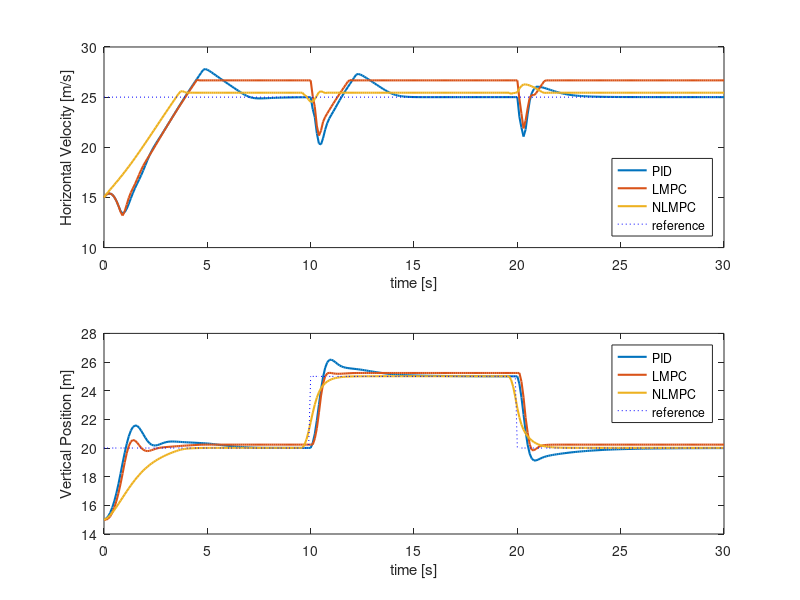
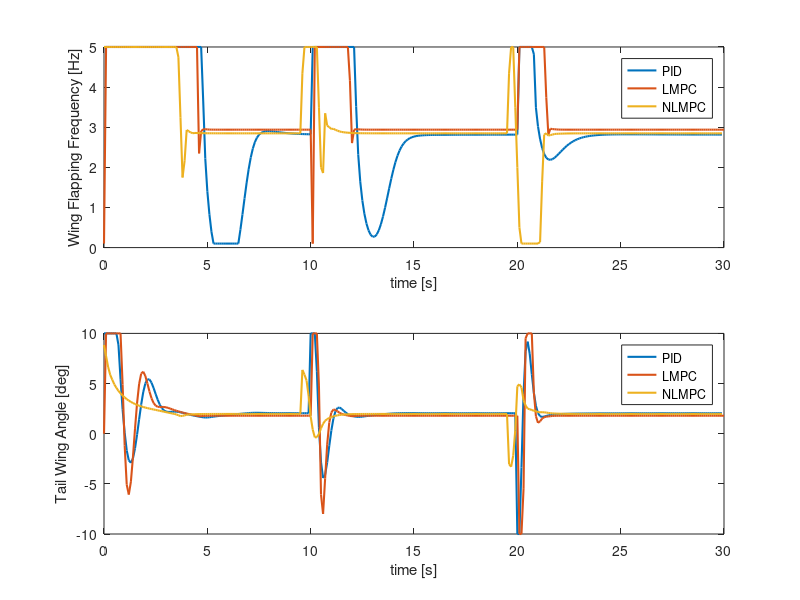
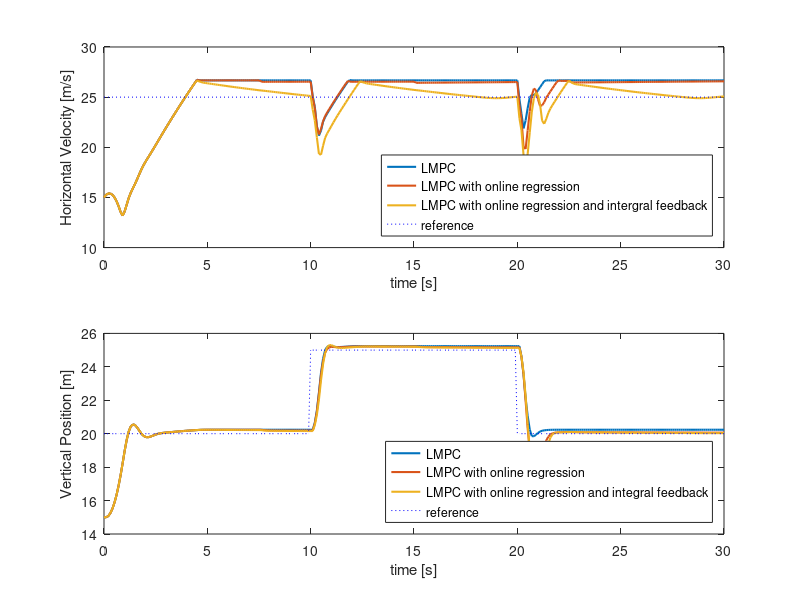
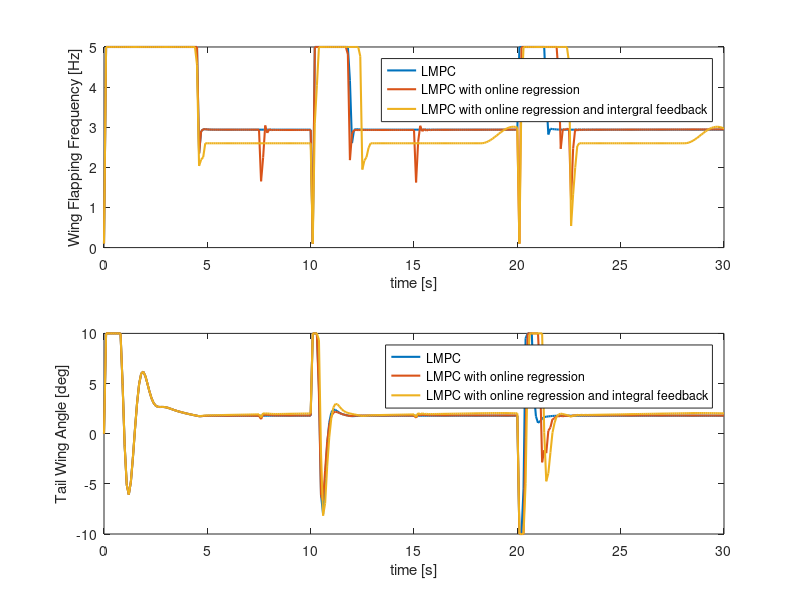

Here is the MATLAB script that generated these plots, in order:
%%
close all;clear;clc;
%% load files
LMPC = load('Linear_MPC_data.mat');
LMPC_OR = load('Linear_MPC_online_regression_data.mat');
LMPC_OR_IC = load('Linear_MPC_online_regression_integral_feedback_data.mat');
NLMPC = load('NL_Poly_MPC_data.mat');
PID = load('PID_data.mat');
%% plot
% references and time
t = 0:0.1:30;
y_ref = [20*ones(1,100) 25*ones(1,100) 20*ones(1,150)];
Vx_ref = 25;
Vy_ref = 0;

% plot states of three different controllers
figure
subplot(2, 1, 1)
plot(t, PID.x(3, :),'LineWidth',1.5)
hold on
plot(t, LMPC.x(3, :),'LineWidth',1.5)
plot(t, NLMPC.x(3, :),'LineWidth',1.5)
plot([t(1) t(end)], [Vx_ref Vx_ref], ':b')
hold off
legend('PID', 'LMPC','NLMPC', 'reference', "Location", "southeast")
xlabel('time [s]')
ylabel('Horizontal Velocity [m/s]')

subplot(2, 1, 2)
plot(t, PID.x(2, :),'LineWidth',1.5)
hold on
plot(t, LMPC.x(2, :),'LineWidth',1.5)
plot(t, NLMPC.x(2, :),'LineWidth',1.5)
plot(t, y_ref(1:length(t)), ':b')
hold off
legend('PID', 'LMPC','NLMPC', 'reference')
xlabel('time [s]')
ylabel('Vertical Position [m]')

% plot inputs of three different controllers
figure
subplot(2, 1, 1)
plot(t(1:end-1), PID.u(1, :),'LineWidth',1.5)
hold on
plot(t, LMPC.u(1, :),'LineWidth',1.5)
plot(t(1:end-1), NLMPC.u(1, :),'LineWidth',1.5)
hold off
legend('PID', 'LMPC','NLMPC')
xlabel('time [s]')
ylabel('Wing Flapping Frequency [Hz]')

subplot(2, 1, 2)
plot(t(1:end-1), PID.u(2, :),'LineWidth',1.5)
hold on
plot(t, LMPC.u(2, :),'LineWidth',1.5)
plot(t(1:end-1), NLMPC.u(2, :),'LineWidth',1.5)
hold off
legend('PID', 'LMPC','NLMPC')
xlabel('time [s]')
ylabel('Tail Wing Angle [deg]')

% plot states of LMPC, LMPC+online regression, LMPC+online regression+integral feedback
figure
subplot(2, 1, 1)
plot(t, LMPC.x(3, :),'LineWidth',1.5)
hold on
plot(t, LMPC_OR.x(3, :),'LineWidth',1.5)
plot(t, LMPC_OR_IC.x(3, :),'LineWidth',1.5)
plot([t(1) t(end)], [Vx_ref Vx_ref], ':b')
hold off
legend('LMPC', 'LMPC with online regression','LMPC with online regression and intergral feedback', 'reference', "Location", "southeast")
xlabel('time [s]')
ylabel('Horizontal Velocity [m/s]')

subplot(2, 1, 2)
plot(t, LMPC.x(2, :),'LineWidth',1.5)
hold on
plot(t, LMPC_OR.x(2, :),'LineWidth',1.5)
plot(t, LMPC_OR_IC.x(2, :),'LineWidth',1.5)
plot(t, y_ref(1:length(t)), ':b')
hold off
legend('LMPC', 'LMPC with online regression','LMPC with online regression and integral feedback', 'reference', "Location", "southeast")
xlabel('time [s]')
ylabel('Vertical Position [m]')

% plot inputs of LMPC, LMPC+online regression, LMPC+online regression+integral feedback
figure
subplot(2, 1, 1)
plot(t, LMPC.u(1, :),'LineWidth',1.5)
hold on
plot(t, LMPC_OR.u(1, :),'LineWidth',1.5)
plot(t, LMPC_OR_IC.u(1, :),'LineWidth',1.5)
hold off
legend('LMPC', 'LMPC with online regression','LMPC with online regression and intergral feedback')
xlabel('time [s]')
ylabel('Wing Flapping Frequency [Hz]')

subplot(2, 1, 2)
plot(t, LMPC.u(2, :),'LineWidth',1.5)
hold on
plot(t, LMPC_OR.u(2, :),'LineWidth',1.5)
plot(t, LMPC_OR_IC.u(2, :),'LineWidth',1.5)
hold off
legend('LMPC', 'LMPC with online regression','LMPC with online regression and integral feedback')
xlabel('time [s]')
ylabel('Tail Wing Angle [deg]')

computation_time = ["PID","LMPC","NLMPC","LMPC-OR","LMPC-OR-IC"]';
computation_time(1,2) = PID.computation_time*1000/300;
computation_time(2,2) = LMPC.computation_time*1000/300;
computation_time(3,2) = NLMPC.computation_time*1000/300;
computation_time(4,2) = LMPC_OR.computation_time*1000/300;
computation_time(5,2) = LMPC_OR_IC.computation_time*1000/300;
computation_time
